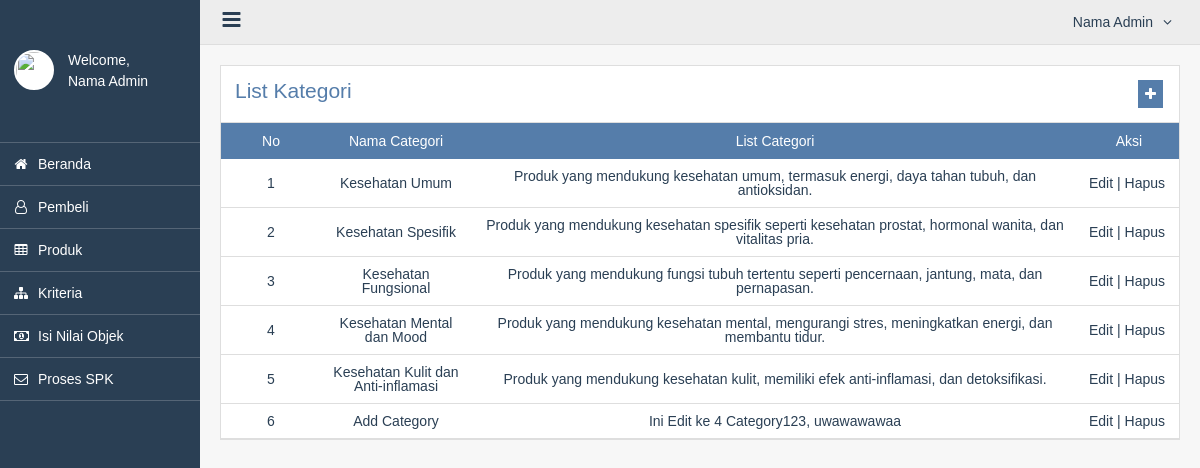
Screenshot of /category.php (signed in) with the database file from the repository.
### tables this page shows
CREATE TABLE `categories` (
  `id` int(11) NOT NULL,
  `name` varchar(255) NOT NULL,
  `description` text DEFAULT NULL
);

### category.php (shortened to what this page needs)
<!DOCTYPE html>
<?php
include './proses/onek.php';
?>
<html lang="en">
<?php include('component/header.php'); ?>
<body>
   <div class="container">
      <?php include('component/sidebar.php'); ?>
      <div class="mainArea">
         <?php include('component/navbar.php'); ?>
         <div class="mainContent">
            <form action="" method="GET" name="listForm" class="form scrollX">
               <div class="formHeader row">
                  <h2 class="text-1 fl">List Kategori</h2>
                  <div class="fr">
                     <a href="#open-modal-category" class="btnAdd fa fa-plus bg-1 text-fff"></a>
                  </div>
               </div>
               <div class="table">
                  <div class="row bg-1">
                     <div class="cell cell-100 text-center text-fff">No</div>
                     <div class="cell cell-150 text-center text-fff">Nama Categori</div>
                     <div class="cell cell-100p text-center text-fff">List Categori</div>
                     <div class="cell cell-100 text-center text-fff"> Aksi </div>
                  </div>
                  <ul>
                     <?php
                     $no = 1;
                     $select = mysqli_query($dbcon, "SELECT * FROM categories");
                     while ($data = mysqli_fetch_array($select)) {
                     ?>
                        <li class="row">
                           <div class="cell cell-100 text-center"><?php echo $no; ?></div>
                           <div class="cell cell-150 text-center"><?php echo $data['name']; ?></div>
                           <div class="cell cell-100p text-center"><?php echo $data['description']; ?></div>
                           <div class="cell cell-100">
                              <a href="#open-categori-edit<?php echo $data['id']; ?>" data-toggle="modal" data-target="#open_modal<?php echo $data['id']; ?>">Edit</a> |
                              <a href='proses/hapusa_kategori.php?name=<?= $data['id']; ?>' onclick="return confirm('Apakah yakin menghapus ?')">Hapus</a>
                           </div>
                        </li>
                     <?php $no++;
                     } ?>
                  </ul>
               </div>
            </form>
         </div>
      </div>
   </div>
</body>
</html>

### css/style.css (style rules this page uses)
h1, h2, h3, h4, h5, h6, p, dt, dd, th, td, li, a { line-height: 1; font-weight: normal; }
body, h1, h2, h3, h4, h5, h6, p, dl, dt, dd, table, tr, thead, tbody, th, td, ul, li, a { margin: 0; padding: 0; }
ul { list-style: none; }
a, a:hover, a:focus, a:visited { display: inline-block; text-decoration: none; }
a { color: inherit; font-size: inherit; font-weight: inherit; line-height: inherit; }
body { font-family: Arial, sans-serif; }
.text-fff { color: #fff; }
.text-center { text-align: center !important; }
.row:before, .row:after { content: ""; display: table; }
.row:after { clear: both; }
.fl { float: left; }
.fr { float: right; }
body { font-family: "SFU Futura", Arial, sans-serif; font-size: 14px; color: #2a3f54; background: #f7f7f7; }
.bg-1 { background: #557daa; }
.text-1 { color: #557daa; }
.container { display: flex; display: -webkit-flex; padding-left: 200px; transition: 0.5s; }
.mainArea { width: 100%; overflow: hidden; }
.mainContent { padding: 20px; }
.form { background: #fff; border: 1px solid #dedede; }
.formHeader { padding: 1em; background: #fff; border-bottom: 1px solid #dedede; }
.btnAdd, .btnSave, .btnEdit, .btnRemove { padding: 0.5em; margin: 0 2px; }
.scrollX { width: 100%; overflow-x: scroll; }
.table { width: 100%; min-width: 768px; }
.table .row { width: 100%; }
.table .row .cell { display: table-cell; padding: 10px; vertical-align: middle; }
.table > ul > li { border-bottom: 1px solid #dedede; }
.table .cell-100 { -max-width: 100px; min-width: 100px; }
.table .cell-150 { -max-width: 150px; min-width: 150px; }
.table .cell-100p { width: 100%; }

### rows the page displays
categories: name "Kesehatan Umum", description "Produk yang mendukung kesehatan umum, termasuk energi, daya tahan tubuh, dan antioksidan."
categories: name "Kesehatan Spesifik", description "Produk yang mendukung kesehatan spesifik seperti kesehatan prostat, hormonal wanita, dan vitalitas pria."
categories: name "Kesehatan Fungsional", description "Produk yang mendukung fungsi tubuh tertentu seperti pencernaan, jantung, mata, dan pernapasan."
categories: name "Kesehatan Mental dan Mood", description "Produk yang mendukung kesehatan mental, mengurangi stres, meningkatkan energi, dan membantu tidur."
categories: name "Kesehatan Kulit dan Anti-inflamasi", description "Produk yang mendukung kesehatan kulit, memiliki efek anti-inflamasi, dan detoksifikasi."
categories: name "Add Category", description "Ini Edit ke 4 Category123, uwawawawaa"

### other values shown
$_SESSION['nama'] "Nama Admin"
